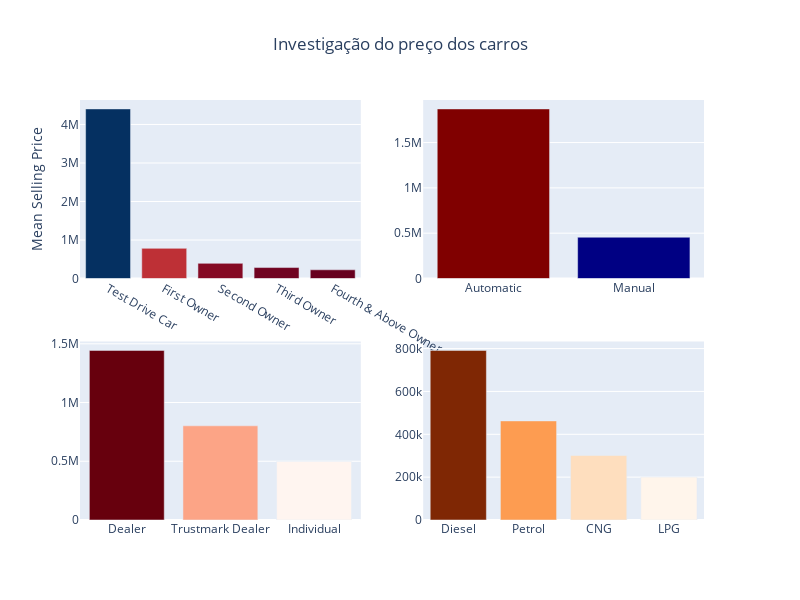

Write notebook code for a chart like this one.
### Markdown cell above
1 - Ser o primeiro, segundo ou terceiro dono influencia no preço do carro? E o tipo de marcha? E o tipo de vendedor? E o combustivel?

### Code cell
#calculando preço médio de venda
mean_selling_price_by_owner = car.groupby('owner')['selling_price'].mean()
mean_selling_price_by_transmission = car.groupby('transmission')['selling_price'].mean()
mean_selling_price_by_seller_type = car.groupby('seller_type')['selling_price'].mean()
mean_selling_price_by_fuel = car.groupby('fuel')['selling_price'].mean()

# fazer um barplot sendo media do preço x numero de donos, tipo de marcha, tipo de vendedor e combustivel
fig = make_subplots(rows=2, cols=2)

fig.add_trace(go.Bar(x=mean_selling_price_by_owner.index, y=mean_selling_price_by_owner.values, name='Preço médio de venda',  marker_color='blue', showlegend=False), row=1, col=1)
fig.add_trace(go.Bar(x=mean_selling_price_by_transmission.index, y=mean_selling_price_by_transmission.values, name='Preço médio de venda',  marker_color='green', showlegend=False), row=1, col=2)
fig.add_trace(go.Bar(x=mean_selling_price_by_seller_type.index, y=mean_selling_price_by_seller_type.values, name='Preço médio de venda',  marker_color='red', showlegend=False), row=2, col=1)
fig.add_trace(go.Bar(x=mean_selling_price_by_fuel.index, y=mean_selling_price_by_fuel.values, name='Preço médio de venda',  marker_color='orange', showlegend=False), row=2, col=2)

#Dando update no layout do subplot
fig.update_layout(title_text="Investigação do preço dos carros", height=600, width=800, barmode='group',
                  title_x=0.5, yaxis_title="Mean Selling Price")

#Ordenando os dados e a escala de cor para cada grafico
def sort_and_set_colors(trace, color_scale):
    sorted_idx = trace.y.argsort()[::-1]  # Reverse the order
    trace.x = trace.x[sorted_idx]
    trace.y = trace.y[sorted_idx]
    trace.marker.color = trace.y
    trace.marker.colorscale = color_scale

sort_and_set_colors(fig.data[0], 'RdBu')
sort_and_set_colors(fig.data[1], 'Jet')
sort_and_set_colors(fig.data[2], 'Reds')
sort_and_set_colors(fig.data[3], 'Oranges')

fig.show()

### Figure 1 — Plotly figure (JSON) as saved in the notebook; plotly's stock layout.template omitted (floating-point values rounded to 4 significant figures)
{"data": [{"marker": {"color": [4403800, 783100.0, 393000.0, 284000.0, 225800.0], "colorscale": [[0, "rgb(103,0,31)"], [0.1, "rgb(178,24,43)"], [0.2, "rgb(214,96,77)"], [0.3, "rgb(244,165,130)"], [0.4, "rgb(253,219,199)"], [0.5, "rgb(247,247,247)"], [0.6, "rgb(209,229,240)"], [0.7, "rgb(146,197,222)"], [0.8, "rgb(67,147,195)"], [0.9, "rgb(33,102,172)"], [1, "rgb(5,48,97)"]]}, "name": "Preço médio de venda", "showlegend": false, "type": "bar", "x": ["Test Drive Car", "First Owner", "Second Owner", "Third Owner", "Fourth & Above Owner"], "xaxis": "x", "y": [4403800, 783100.0, 393000.0, 284000.0, 225800.0], "yaxis": "y"}, {"marker": {"color": [1871000.0, 455400.0], "colorscale": [[0, "rgb(0,0,131)"], [0.2, "rgb(0,60,170)"], [0.4, "rgb(5,255,255)"], [0.6, "rgb(255,255,0)"], [0.8, "rgb(250,0,0)"], [1, "rgb(128,0,0)"]]}, "name": "Preço médio de venda", "showlegend": false, "type": "bar", "x": ["Automatic", "Manual"], "xaxis": "x2", "y": [1871000.0, 455400.0], "yaxis": "y2"}, {"marker": {"color": [1443000.0, 801800.0, 498600.0], "colorscale": [[0, "rgb(255,245,240)"], [0.125, "rgb(254,224,210)"], [0.25, "rgb(252,187,161)"], [0.375, "rgb(252,146,114)"], [0.5, "rgb(251,106,74)"], [0.625, "rgb(239,59,44)"], [0.75, "rgb(203,24,29)"], [0.875, "rgb(165,15,21)"], [1, "rgb(103,0,13)"]]}, "name": "Preço médio de venda", "showlegend": false, "type": "bar", "x": ["Dealer", "Trustmark Dealer", "Individual"], "xaxis": "x3", "y": [1443000.0, 801800.0, 498600.0], "yaxis": "y3"}, {"marker": {"color": [791500.0, 462400.0, 301000.0, 200400.0], "colorscale": [[0, "rgb(255,245,235)"], [0.125, "rgb(254,230,206)"], [0.25, "rgb(253,208,162)"], [0.375, "rgb(253,174,107)"], [0.5, "rgb(253,141,60)"], [0.625, "rgb(241,105,19)"], [0.75, "rgb(217,72,1)"], [0.875, "rgb(166,54,3)"], [1, "rgb(127,39,4)"]]}, "name": "Preço médio de venda", "showlegend": false, "type": "bar", "x": ["Diesel", "Petrol", "CNG", "LPG"], "xaxis": "x4", "y": [791500.0, 462400.0, 301000.0, 200400.0], "yaxis": "y4"}], "layout": {"barmode": "group", "height": 600, "title": {"text": "Investigação do preço dos carros", "x": 0.5}, "width": 800, "xaxis": {"anchor": "y", "domain": [0, 0.45]}, "xaxis2": {"anchor": "y2", "domain": [0.55, 1]}, "xaxis3": {"anchor": "y3", "domain": [0, 0.45]}, "xaxis4": {"anchor": "y4", "domain": [0.55, 1]}, "yaxis": {"anchor": "x", "domain": [0.575, 1], "title": {"text": "Mean Selling Price"}}, "yaxis2": {"anchor": "x2", "domain": [0.575, 1]}, "yaxis3": {"anchor": "x3", "domain": [0, 0.425]}, "yaxis4": {"anchor": "x4", "domain": [0, 0.425]}}}
